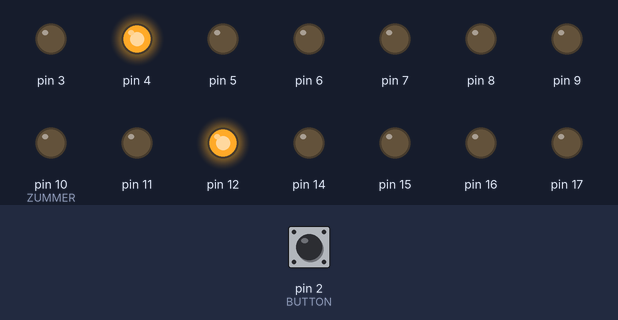
The sketch below on a simulated Arduino Uno, built with avr-gcc and run on an emulated ATmega328P. Shown: output pins drawn as LEDs (lit = HIGH). Dashed ring = blinking. Inputs (shaded band) come from the test bench; at power-on: pin 2 (BUTTON) HIGH.

Above: at 1.2 s.
1.3 s: pin 2 (BUTTON) pulled LOW for 0.15 s
At 2.6 s:
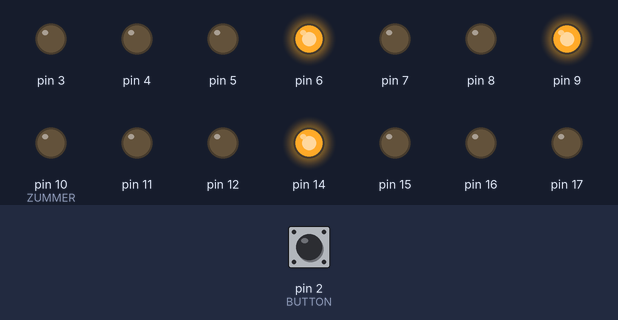
4.4 s: pin 2 (BUTTON) pulled LOW for 1 s
At 8.2 s:
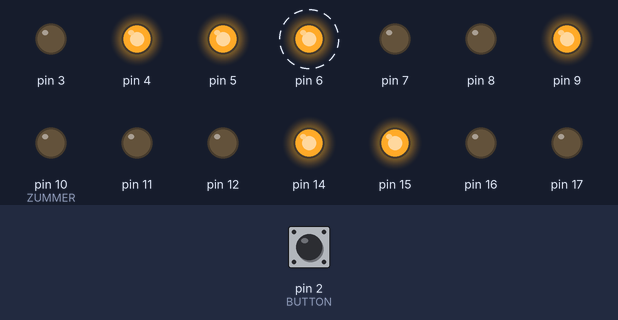
8.4 s: pin 2 (BUTTON) pulled LOW for 3.2 s
At 9.94 s:
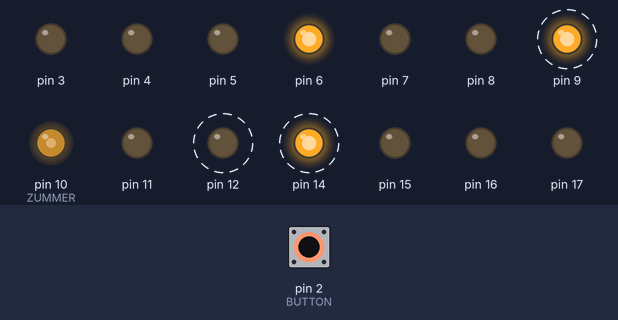
16.1 s: pin 2 (BUTTON) pulled LOW for 0.15 s
At 16.32 s:
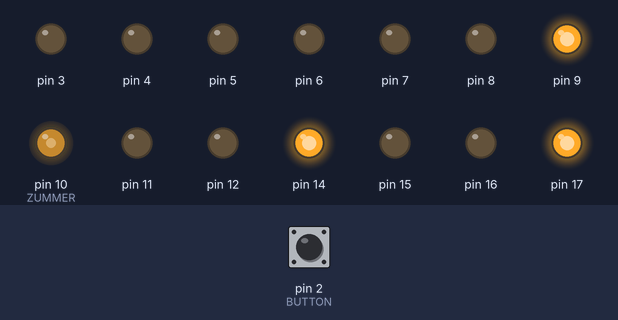
18.0 s: pin 2 (BUTTON) pulled LOW for 0.15 s
At 23.7 s:
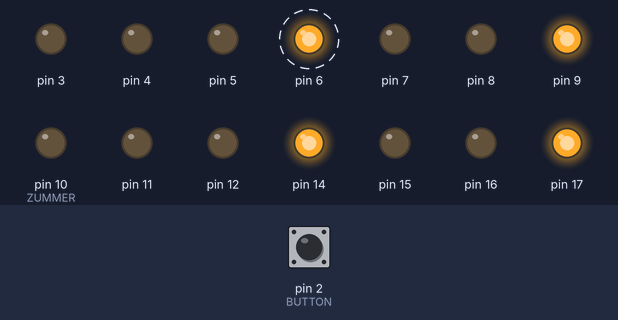
24.1 s: pin 2 (BUTTON) pulled LOW for 1 s
At 27.2 s:
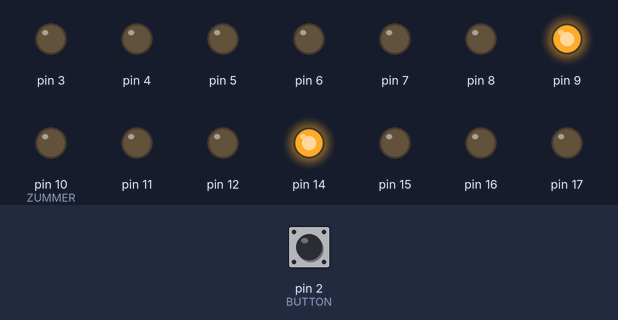
Timing chart, 0 to 33.9 s (numbered marks = the images above; inputs shaded):
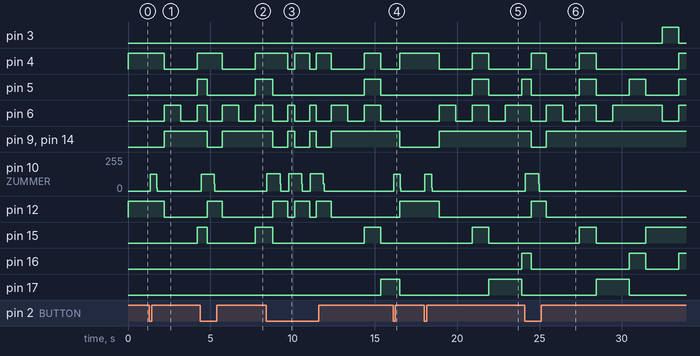

The sketch:

timer60_invert.ino
```cpp
/* СООТВЕТСТВИЕ ПИНОВ (по факту)
2  - КНОПКА
3  -  8 LED "c2"
4  -  7 LED "g2"
5  -  6 LED "d2"
6  -  5 LED "e2"
7  -  3 LED "c1"
8  -  2 LED "d1"
9  -  1 LED "e1"
10 - ЗУММЕР
11 - 18 LED "f1"
12 - 17 LED "g1"
13 - 16 LED "a1"
A0 (14) - 15 LED "b1"
A1 (15) - 12 LED "f2"
A2 (16) - 11 LED "a2"
A3 (17) - 10 LED "b2"
*/

// Определим синонимы и глобальные переменные
#define BUTTON 2  // Дадим название пину кнопки
#define ZUMMER 10 // Дадим название пину пищалки

byte    d_map[10];        // память знакогенератора (массив)
byte    l_pin[14];        // мап пинов на сегменты знакоместа (массив)

boolean timer_stopped = true;  // Флаг "таймер остановлен"


// Предустановки и инициализации
void setup() {
  pinMode(ZUMMER, OUTPUT);   // активируем режим пина для зуммера на "выход"
  digitalWrite(ZUMMER,LOW);  // запишем туда "нулевой уровень" (зачем там постояное питание? пищать все равно не будет, но все же)
  digitalWrite(BUTTON,HIGH); // запишем в кнопку "высокий уровень" (активируем "внутренние" резисторы, иначе не работает одновреенно с сегментами, без них норм, что странно)

// массив соответствия секторов индикатора пинам (по факту)
  l_pin[0]  = 13;  // A 1
  l_pin[1]  = 14;  // B 1
  l_pin[2]  = 7;   // C 1
  l_pin[3]  = 8;   // D 1
  l_pin[4]  = 9;   // E 1
  l_pin[5]  = 11;  // F 1
  l_pin[6]  = 12;  // G 1
  l_pin[7]  = 16;  // A 2
  l_pin[8]  = 17;  // B 2
  l_pin[9]  = 3;   // C 2
  l_pin[10] = 5;   // D 2
  l_pin[11] = 6;   // E 2
  l_pin[12] = 15;  // F 2
  l_pin[13] = 4;   // G 2

// Инициализация пинов (в цикле) для работы с сегментами индикатора
  for (byte i=0;i<14;i++) {
    pinMode(l_pin[i],OUTPUT);    // активируем "выход"
    digitalWrite(l_pin[i],HIGH); // активируем "внутренние" резисторы
 }

// массив "карта символов". Теоретически можно расширить, но нам достаточно
  d_map[0]  = 0b00000010; // 0
  d_map[1]  = 0b10011110; // 1
  d_map[2]  = 0b00100100; // 2
  d_map[3]  = 0b00001100; // 3
  d_map[4]  = 0b10011000; // 4
  d_map[5]  = 0b01001000; // 5
  d_map[6]  = 0b01000000; // 6
  d_map[7]  = 0b00011110; // 7
  d_map[8]  = 0b00000000; // 8
  d_map[9]  = 0b00001000; // 9

}

/* Функция отображения символа на индикаторе
 * Входные параметры
 *   byte d        - символ, который нужно отобразить (соответствует массиву "карта символов" d_map[])
 *   boolean left  - признак сегмента (true - первый, false - левый), т.к. у нас индикатор двухсегментный.
 */
void set_digit(byte d, boolean left) {
  byte i=0;          // служебная переменная, счетчик, который обходит пины по порядку.
  byte sdvig=0;      // коррекция счетчика пинов (в массиве l_pin[] левые с 0, правые с 7)
  if (left == false) // Если не левый индикатор, то увеличиваем счетчик
    sdvig=7;

  for (byte mask=0x80;mask!=1;mask>>=1) // цикл обхода маски (сдвигом на 1) для нужного символа
    digitalWrite(l_pin[sdvig+i++],(d_map[d]&mask) ? HIGH : LOW ); // записываем в соответствующий пин значение взятое из маски
}


/* Функция генерации звука пьезоэлементом. Все достаточно тупо и просто ))))
 * Входные параметры
 *   int vDelay    - период в микросекундах, по которому генерится звук.
 */
void beep(int vDelay){
  for (int i=0;i<=1000;i++){ // собственно "колебаем" пьезо 1000 раз
    digitalWrite(ZUMMER, HIGH);   // подаем на пьезо напряжение
    delayMicroseconds(vDelay);    // ждем "период"
    digitalWrite(ZUMMER, LOW);    // снимаем напряжение
    delayMicroseconds(vDelay);    // и опять ждем
  }
}

/* Функция проверки нажатия кнопки.
 * Входных параметров нет, не нужны же )
 */
boolean button_is_down(){
  if(digitalRead(BUTTON)==LOW) // Проверяем нажатие кнопки, что бы можно было остановить таймер в любом состоянии
  {
    timer_stopped = true;   // переключаем флаг на "останов"
    beep(200);              // Подтверждающий бип, он же небольшая сглаживающая задержка
    return true;            // Возвращаем подтверждение останова
  }
    return false;           // не подтверждаем нажатие кнопки
}

// Основная функция которая выполняется непрерывно
void loop() {
int popravka = 0; // переменная с поправкой, нужна для исправления дефекта в результате "бипа"

//Включим экран
set_digit(0, true);   // отображаем ноль слева
set_digit(0, false);  // ... и справа.

// Проверка на нажатие кнопки
if(digitalRead(BUTTON)==LOW) // т.к. включен внутренний подтягивающий резистор, то LOW
{
  // Нажатие сработало
  timer_stopped = false; // сменим флаг на противоположный, что бы запустить счетчик
  beep(200);             // подтвердим нажатие звуком
  delay(500);            // небольшая задержка, для сглаживания вероятного дребезга кнопки, вместе с бипом - более чем достаточно.
}

// Можно было вынести в отдельную функцию, но смысла нет.
if (timer_stopped == false){       // Если таймер не остановлен, то запускаем циклы счетчика...
  for (int ten=0;ten<6;ten++){     // ... сперва десятки секунд
    for (int one=0;one<10;one++){  // ... затем единицы секунд
      set_digit(5-ten, true);      // рисуем цифру слева
      set_digit(9-one, false);     // ... и справа

      // Дополнительное условие для звукового сигнала
      //  - если отображается 30 секунд
        if (ten==2 && one == 9){
          beep(100);
          popravka = 100; // собственно поправка, что бы счетчик не "тормозил"
        }
      //  - если отображается 3, 2 и 1 секунды
        else if (ten==5 && (one == 6 || one == 8 || one == 7)){
          beep(200);
          popravka = 200; // собственно поправка, что бы счетчик не "тормозил"
        }
        else { // нет звука - нет поправки
          popravka = 0;
        }

      // Условие на завершения таймера. Звук другой, поправка уже не нужна, дальше не тикает.
      if (ten==5 && one == 9) beep(400);

      // Цикл с паузой, что бы секунды тикали нормально, с учетом поправки )))
      for (int timer_pause=0;timer_pause<(1000-popravka);timer_pause++){
        if(button_is_down() == true) return;   // Проверим нажатость кнопки и при необходимости прерываем текущее выполнение функции loop, и все начинается с начала )))
        delayMicroseconds(1000);   // Собственно сама микропауза, которая выполненная 1000 раз дает 1 секунду.
      }
    }
  }

  timer_stopped = true; // Если все же таймер дошел до конца, меняем флаг на "останов" принудительно, что бы без нашего желания на второй круг счетчик не пошел.
  delay(500);           // пауза уже не особо нужна тут, просто сохранилась из предыдущих редакций.
}
}


// все, конец файла.
```

Measured:
- after the input at 1.3 s, pin 4: HIGH → LOW after 0.91 s, → HIGH 2.0 s later; pin 5, pin 15: LOW → HIGH after 2.9 s; pin 6: LOW → HIGH after 0.91 s, → LOW 1.0 s later, → HIGH 1.0 s later; pin 9, pin 14: LOW → HIGH after 0.91 s; pin 10 (ZUMMER): 0/255 → 127/255 at once, → 0/255 0.40 s later
- after the input at 4.4 s, pin 4: HIGH → LOW after 1.3 s instead of 0.82 s; pin 9, pin 14: HIGH → LOW after 0.41 s, → HIGH 0.91 s later; pin 10 (ZUMMER): 0/255 → 127/255 at once, → 0/255 0.80 s later; pin 12: LOW → HIGH after 0.41 s, → LOW 0.91 s later; pin 16: stays LOW (without the input it goes to HIGH after 2.8 s)
- after the input at 8.4 s, pin 3: stays LOW (without the input it goes to HIGH after 4.4 s); pin 8: stays LOW (without the input it goes to HIGH after 7.4 s)
- after the input at 16.1 s, pin 4, pin 12: LOW → HIGH after 0.41 s; pin 5, pin 16: stays LOW (without the input it goes to HIGH after 1.3 s); pin 6: stays LOW (without the input it goes to HIGH after 0.27 s); pin 9, pin 14: HIGH → LOW after 0.41 s; pin 10 (ZUMMER): 0/255 → 127/255 at once, → 0/255 0.40 s later
- after the input at 18.0 s, pin 4: HIGH → LOW after 0.91 s, → HIGH 2.0 s later, → LOW 1.0 s later; pin 5: LOW → HIGH after 2.9 s, → LOW 1.0 s later, → HIGH 2.0 s later; pin 6: alternates HIGH for 1.0 s and LOW for 1.0 s, starting after 0.91 s; pin 9, pin 14: LOW → HIGH after 0.91 s; pin 10 (ZUMMER): 0/255 → 127/255 at once, → 0/255 0.40 s later
- after the input at 24.1 s, pin 8: stays LOW (without the input it goes to HIGH after 4.9 s); pin 9: HIGH → LOW after 0.41 s, → HIGH 0.91 s later; pin 10 (ZUMMER): 0/255 → 128/255 at once, → 0/255 0.80 s later; pin 12: LOW → HIGH after 0.41 s, → LOW 0.91 s later; pin 14: HIGH → LOW after 0.41 s instead of 4.9 s
